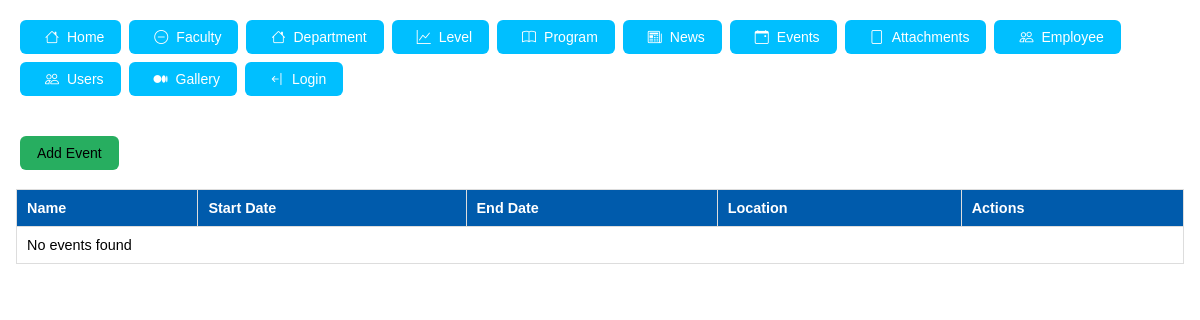
The page /events/list on the database as committed earlier.
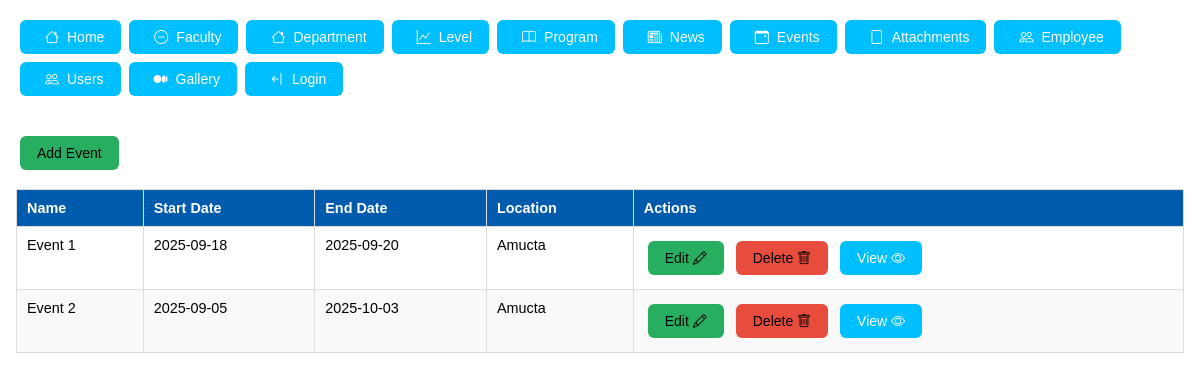
The same page on the database as committed later.
### tables this page shows
CREATE TABLE `events` (
  `id` int(11) NOT NULL AUTO_INCREMENT,
  `name` varchar(255) NOT NULL,
  `description` longtext DEFAULT NULL,
  `start_date` date NOT NULL,
  `end_date` date DEFAULT NULL,
  `location` varchar(255) DEFAULT NULL,
  `feature_image` varchar(255) DEFAULT NULL,
  `attachment` varchar(255) DEFAULT NULL,
  `category` varchar(100) DEFAULT NULL,
  `user_id` int(11) NOT NULL,
  `created_at` timestamp NOT NULL DEFAULT current_timestamp(),
  PRIMARY KEY (`id`)
);

### src/database/Database.php (called while the page is built, shortened)
<?php
class Database
{
    private $host="localhost";
    private $user="root";
    private $db="dashboard";
    private $pass="";
    private $con;
    public function __construct()
    {
        $this->con = new mysqli($this->host, $this->user,$this->pass,$this->db);
    }
    public function select(string $query): array
    {
        $stmt=$this->con->prepare($query);
        $data=[];
        if ($stmt->execute()){
            $res=$stmt->get_result();
            while (($row=$res->fetch_assoc())!=null){
                $data[]=$row;
            }
        }
        return $data;
    }
}

### src/controller/Events.php (the view, shortened to what this page needs)
<?php
class Events
{
    public function list()
    {
        $query = "SELECT * FROM events";
        $events = (new Database())->select($query);
        $tr = "";
        if (sizeof($events) > 0) {
            foreach ($events as $event) {
                $tr .= "<tr>
<td>{$event['name']}</td>
<td>{$event['start_date']}</td>
<td>{$event['end_date']}</td>
<td>{$event['location']}</td>
<td>
<button class='btn btn-complete' onclick='editEvent({$event['id']})'>Edit <i class='bi bi-pencil'></i></button>
<button class='btn btn-danger' onclick='deleteResource(\"events\",{$event['id']})'>Delete <i class='bi bi-trash'></i></button>
<button class='btn btn-primary' onclick='viewEvent({$event['id']})'>View <i class='bi bi-eye'></i></button>
</td>
</tr>";
            }
        } else {
            $tr = "<tr><td colspan='5'>No events found</td></tr>";
        }
        $content = <<<HTML
<div class="flex flex-col">
    <div class="w-full">
        <button class="btn btn-complete" onclick="addEvent()">Add Event</button>
    </div>
    <table class="solobea-table">
        <thead>
            <tr>
                <th>Name</th>
                <th>Start Date</th>
                <th>End Date</th>
                <th>Location</th>
                <th>Actions</th>
            </tr>
        </thead>
        <tbody>$tr</tbody>
    </table>
</div>
HTML;
    }
}

Rows that differ between the two databases and show on the page:
added events: name "Event 1", start_date "2025-09-18", end_date "2025-09-20", location "Amucta"
added events: name "Event 2", start_date "2025-09-05", end_date "2025-10-03", location "Amucta"
Other text that changed with them:
text no longer shown: "No events found"
